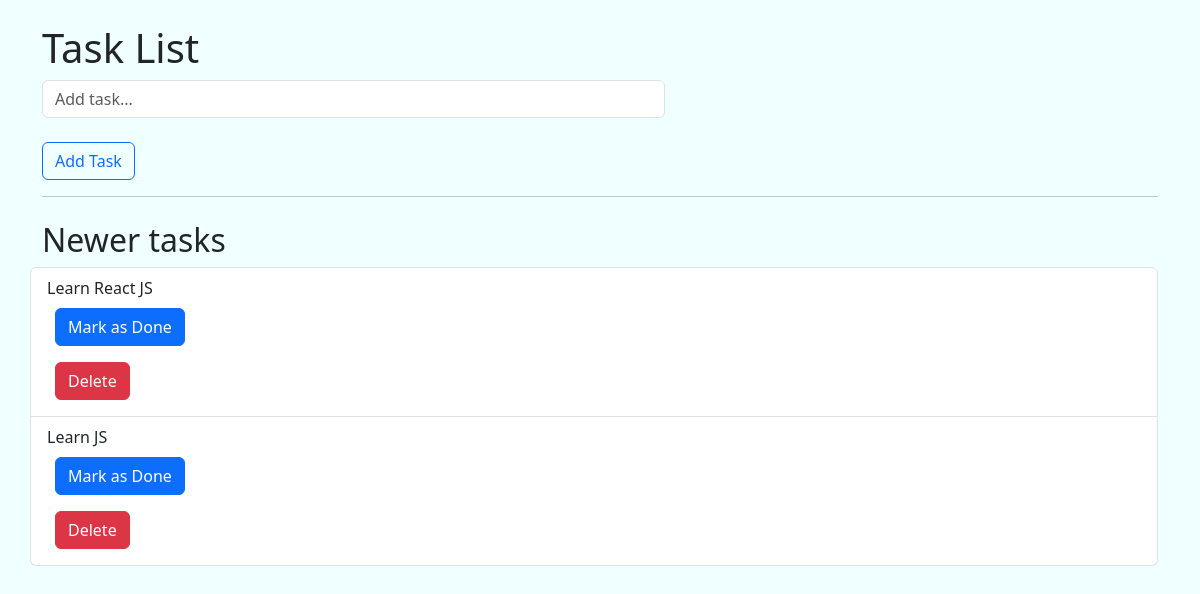
/tasks/, run on the app's committed database.
### tasks/models.py (models this page shows, shortened)
class Task(models.Model):
    title = models.CharField(max_length=150)
    created_at = models.DateTimeField("Created", auto_now_add=True)
    updated_at = models.DateTimeField("Updated", auto_now=True)
    is_completed = models.BooleanField(default=False)

### tasks/views.py (the view)
# urls.py: path("", views.index, name="index"),
def index(request):
    tasks = Task.objects.all().order_by("-created_at")
    return render(request, "index.html", {"tasks": tasks})

### tasks/templates/index.html (shortened to what this page needs)
{% extends 'base.html' %}  {% block content %}
<div class="container">
  <div class="row mt-4">
    <h1>Task List</h1>
    <div class="col-md-9">
      <form action="{% url 'add' %}" method="post">
        <div class="col-md-9">
          <input
            type="text"
            name="title"
            placeholder="Add task..."
            required
            class="form-control"
          />
        </div>
        <div class="col-md-9">
          <button type="submit" class="btn btn-outline-primary mt-4">
            Add Task
          </button>
        </div>
      </form>
    </div>
  </div>
  <hr />
  <div class="row mt-4">
    <h2>Newer tasks</h2>
    <ul class="list-group">
      {% for task in tasks %}
      <li
        class="list-group-item {% if task.is_completed %} task-complete {% else %} task-not-complete {% endif %}"
      >
        {{task.title}}
        <div>
          <form action="{% url 'update' task.id %}" method="post">
            <button
              type="submit"
              class="btn btn-primary m-2"
              name="isCompleted"
            >
              {% if not task.is_completed %} Mark as Done {% else %}
              Undone{%endif%}
            </button>
          </form>
          <form action="{% url 'delete' task.id %}" method="post">
            <button type="submit" class="btn btn-danger m-2">Delete</button>
          </form>
        </div>
      </li>
      {% endfor %}
    </ul>
  </div>
  {% endblock %}

### tasks/static/style.css (style rules this page uses)
body { background-color: azure; }

### data on the page
Task: title "Learn React JS", is_completed "Mark as Done"
Task: title "Learn JS", is_completed "Mark as Done"
